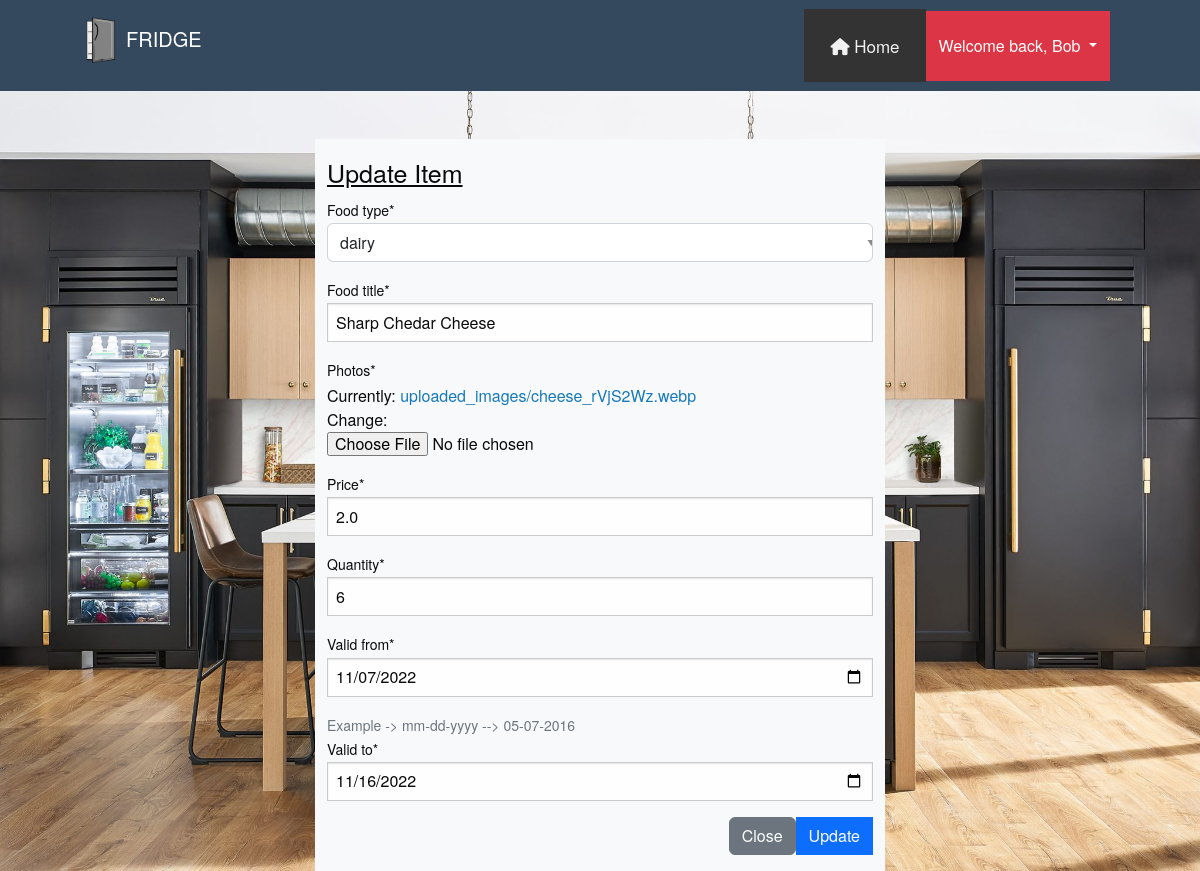
Screenshot of /edit/21 (signed in) with the database file from the repository.
### app1/models.py (models this page shows, shortened)
class Item(models.Model):
    STATUS_CHOICES1 = (
        ('dairy', 'dairy'),
        ('beverages', 'beverages'),
        ('frozen vegetables', 'frozen vegetables'),
        ('meat', 'meat'),
        ('fruits', 'fruits'),
    )
    author = models.ForeignKey(Profile, on_delete=models.CASCADE)
    food_type = models.CharField(max_length=100, choices=STATUS_CHOICES1)
    food_title = models.CharField(max_length=120)
    photos = models.ImageField(upload_to='uploaded_images/')
    price = models.FloatField(default=0)
    quantity = models.PositiveIntegerField(null=False, default=0)
    valid_from = models.DateField(auto_now=False, auto_now_add=False)
    valid_to = models.DateField(auto_now=False, auto_now_add=False)
    timestamp = models.DateTimeField(auto_now_add=True)
    status = models.CharField(default='Good',max_length=100)
    class Meta:
        verbose_name_plural = "Items"

### app1/views.py (the view)
# urls.py: path('edit/<int:pk>', item_update, name='item_update'),
@login_required
def item_update(request, pk):
    data = get_object_or_404(Item, pk=pk, author=request.user.id)
    form = ItemForm(instance=data)
    if request.method == "POST":
        form = ItemForm(request.POST, request.FILES, instance=data)
        if form.is_valid():
            form.save()
            messages.success(request, "Successfully updated item ...!!!")
            return redirect('item_list')
    context = {
        "form": form
    }
    return render(request, 'update_item.html', context)

### app1/forms.py
class ItemForm(forms.ModelForm):
    valid_to = forms.DateField(
        widget = forms.DateInput(
            attrs={
                'type': 'date',
                'class': 'form-control'},
            )
    )
    valid_from = forms.DateField(
        widget = forms.DateInput(
            attrs={
                'type': 'date',
                'class': 'form-control'},
            )
    )
    class Meta:
        model = Item
        fields = ('food_type', 'food_title', 'photos', 'price', 'quantity', 'valid_from', 'valid_to')
    def __init__(self, *args, **kwargs):
        super(ItemForm, self).__init__(*args, **kwargs)
        self.fields['valid_from'].help_text = "Example -> mm-dd-yyyy --> 05-07-2016"

### templates/update_item.html (shortened to what this page needs)
{% extends 'base.html' %}
{% load crispy_forms_tags %}
{% block content %}
    <div class="container mt-5">
        <div class="row justify-content-center ">
            <div class="col-md-6 col-sm-4 bg-light">
                <h4 class="mt-3"><u>Update Item</u></h4>
                <form action="" method="post" enctype="multipart/form-data">
                    {{ form|crispy }}
                    <div class="modal-footer mt-2 mb-3 ">
                        <a href="/"><button type="button_update" class="btn btn-secondary" data-bs-dismiss="modal">Close
                        </button></a>
                        <button type="submit" class="btn btn-primary ">Update</button>
                    </div>
                </form>
            </div>
        </div>
    </div>
{% endblock %}

### templates/navigation.html (shortened to what this page needs)
{% load static %}
<link rel="stylesheet" href="{% static 'css/style.css' %}">
<nav class="navbar navbar-dark" style="background-color: #34495E;">
    <a href="/" class="d-flex align-items-center mb-2 mb-lg-0 text-white text-decoration-none">
        <svg class="bi me-2" width="40" height="32" role="img" aria-label="Bootstrap">
            <use xlink:href="#bootstrap"></use>
        </svg>
    </a>
    <ul class="nav col-12 col-lg-auto me-lg-auto mb-2 justify-content-center mb-md-0">
        <a href="/" class="nav-link px-2 text-white">
            <h5><img src="{% static 'images/Fridge_logo.png' %}" alt="Fridge Logo" width="50" height="60">FRIDGE</h5>
        </a>
    </ul>
      {% if user.is_authenticated %}
      <div class="topnav">
        <a class="active" href="{% url 'item_list' %}"><i class="fa-solid fa-house"></i> Home</a>
      </div>
      <div class="btn-group">
        <button type="button" class="btn btn-danger dropdown-toggle" data-bs-toggle="dropdown"
                aria-expanded="false">
            Welcome back, {{ user.username|capfirst }}
        </button>
    </div>
    {% else %}
    <a href="{% url 'login' %}" class="btn btn-outline-secondary me-2">Login</a>
    <a href="{% url 'signup' %}" class="btn btn-warning ">Sign-up</a>
    {% endif %}
</nav>

### static/css/style.css (style rules this page uses)
body { background-image: url('../images/Kitchen6.jpg'); background-position: center; background-size: cover; background-color: white; background-repeat: no-repeat; }
.btn-group { padding-right: 90px; }
.topnav { background-color: #333; overflow: hidden; margin-left: 120px; }
.topnav a { float: left; color: #f2f2f2; text-align: center; padding: 24px 26px; text-decoration: none; font-size: 17px; }
.btn-group { height: 70px; }

### rows the page displays
Item: food_type "dairy", food_title "Sharp Chedar Cheese", price "2.0", quantity "6", valid_from "11/07/2022", valid_to "11/16/2022"

### other values shown
{{ user.username|capfirst }} "Bob"
